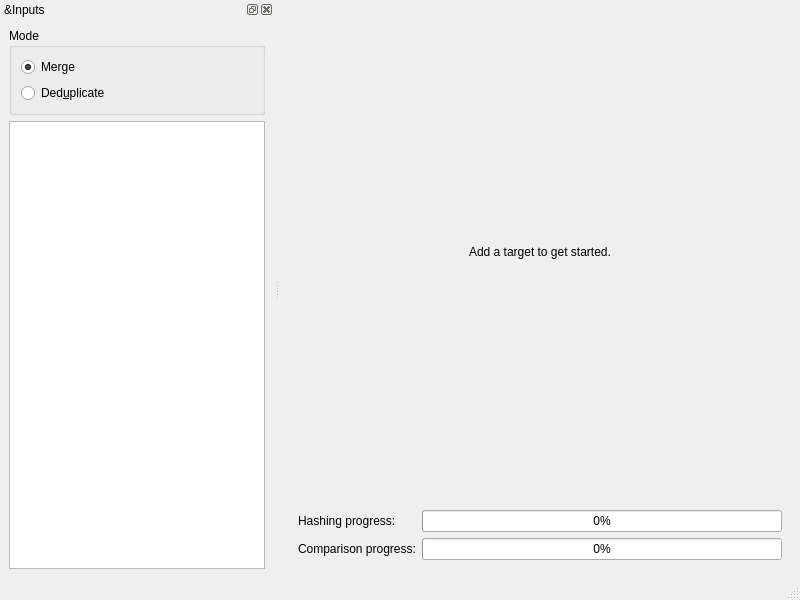
<?xml version="1.0" encoding="UTF-8"?>
<ui version="4.0">
 <class>MainWindow</class>
 <widget class="QMainWindow" name="MainWindow">
  <property name="geometry">
   <rect>
    <x>0</x>
    <y>0</y>
    <width>800</width>
    <height>600</height>
   </rect>
  </property>
  <property name="windowTitle">
   <string>MainWindow</string>
  </property>
  <widget class="QWidget" name="centralWidget">
   <property name="sizePolicy">
    <sizepolicy hsizetype="Expanding" vsizetype="Expanding">
     <horstretch>0</horstretch>
     <verstretch>0</verstretch>
    </sizepolicy>
   </property>
   <layout class="QVBoxLayout" name="verticalLayout_3">
    <item>
     <widget class="QWidget" name="getStartedLabelContainer" native="true">
      <property name="sizePolicy">
       <sizepolicy hsizetype="Expanding" vsizetype="Expanding">
        <horstretch>0</horstretch>
        <verstretch>0</verstretch>
       </sizepolicy>
      </property>
      <layout class="QHBoxLayout" name="horizontalLayout">
       <item>
        <spacer name="getStartedLabelSpacerLeft">
         <property name="orientation">
          <enum>Qt::Horizontal</enum>
         </property>
         <property name="sizeHint" stdset="0">
          <size>
           <width>40</width>
           <height>20</height>
          </size>
         </property>
        </spacer>
       </item>
       <item>
        <widget class="QLabel" name="getStartedLabel">
         <property name="text">
          <string>Add a target to get started.</string>
         </property>
        </widget>
       </item>
       <item>
        <spacer name="getStartedLabelSpacerRight">
         <property name="orientation">
          <enum>Qt::Horizontal</enum>
         </property>
         <property name="sizeHint" stdset="0">
          <size>
           <width>40</width>
           <height>20</height>
          </size>
         </property>
        </spacer>
       </item>
      </layout>
     </widget>
    </item>
    <item>
     <widget class="QFrame" name="progressFrame">
      <property name="sizePolicy">
       <sizepolicy hsizetype="Preferred" vsizetype="Fixed">
        <horstretch>0</horstretch>
        <verstretch>0</verstretch>
       </sizepolicy>
      </property>
      <property name="frameShape">
       <enum>QFrame::NoFrame</enum>
      </property>
      <property name="frameShadow">
       <enum>QFrame::Raised</enum>
      </property>
      <layout class="QFormLayout" name="formLayout">
       <item row="1" column="0">
        <widget class="QLabel" name="hashingProgressLabel">
         <property name="text">
          <string>Hashing progress:</string>
         </property>
        </widget>
       </item>
       <item row="1" column="1">
        <widget class="QProgressBar" name="hashingProgressBar">
         <property name="value">
          <number>0</number>
         </property>
        </widget>
       </item>
       <item row="2" column="0">
        <widget class="QLabel" name="comparisonProgressLabel">
         <property name="text">
          <string>Comparison progress:</string>
         </property>
        </widget>
       </item>
       <item row="2" column="1">
        <widget class="QProgressBar" name="comparisonProgressBar">
         <property name="value">
          <number>0</number>
         </property>
        </widget>
       </item>
      </layout>
     </widget>
    </item>
   </layout>
  </widget>
  <widget class="QDockWidget" name="inputsDock">
   <property name="floating">
    <bool>false</bool>
   </property>
   <property name="allowedAreas">
    <set>Qt::LeftDockWidgetArea|Qt::RightDockWidgetArea</set>
   </property>
   <property name="windowTitle">
    <string>&amp;Inputs</string>
   </property>
   <attribute name="dockWidgetArea">
    <number>1</number>
   </attribute>
   <widget class="QWidget" name="dockWidgetContents">
    <layout class="QVBoxLayout" name="verticalLayout">
     <item>
      <widget class="QGroupBox" name="modeGroupBox">
       <property name="title">
        <string>Mode</string>
       </property>
       <layout class="QVBoxLayout" name="verticalLayout_2">
        <item>
         <widget class="QRadioButton" name="mergeModeRadioButton">
          <property name="text">
           <string>Merge</string>
          </property>
          <property name="checked">
           <bool>true</bool>
          </property>
         </widget>
        </item>
        <item>
         <widget class="QRadioButton" name="deduplicateModeRadioButton">
          <property name="text">
           <string>Ded&amp;uplicate</string>
          </property>
         </widget>
        </item>
       </layout>
      </widget>
     </item>
     <item>
      <widget class="QListView" name="inputsListView">
       <property name="editTriggers">
        <set>QAbstractItemView::NoEditTriggers</set>
       </property>
       <property name="showDropIndicator" stdset="0">
        <bool>false</bool>
       </property>
       <property name="alternatingRowColors">
        <bool>true</bool>
       </property>
       <property name="selectionMode">
        <enum>QAbstractItemView::NoSelection</enum>
       </property>
      </widget>
     </item>
    </layout>
   </widget>
  </widget>
  <widget class="QStatusBar" name="statusBar"/>
 </widget>
 <resources/>
 <connections/>
</ui>
